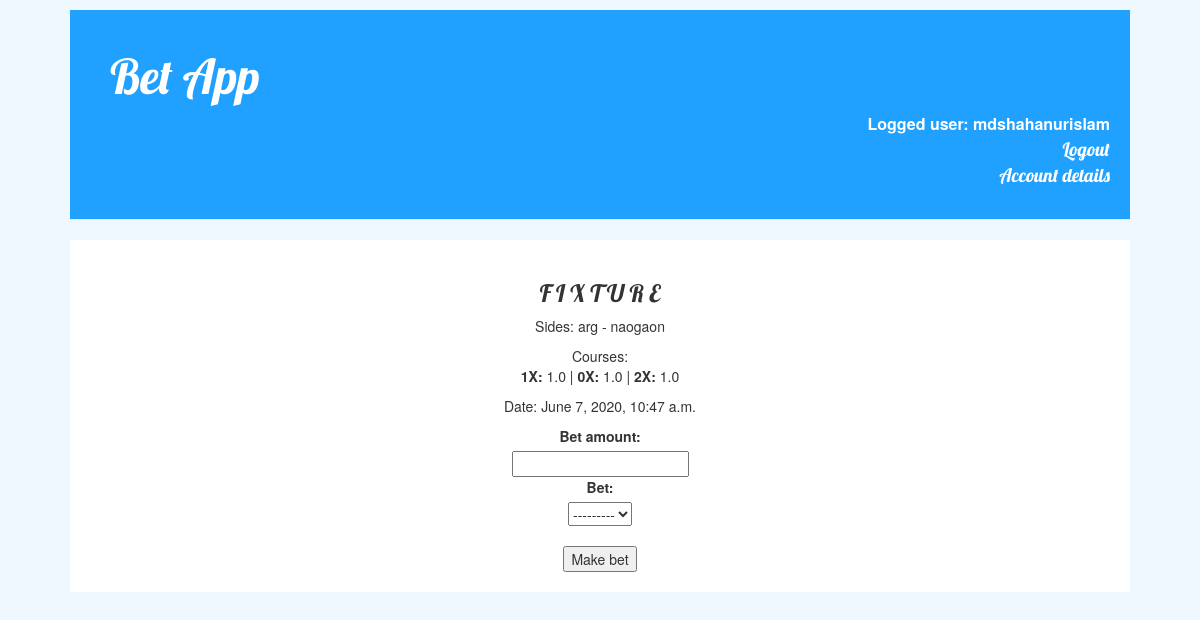
The page /bet_fixture/1 (signed in) on the database its author committed.
### betapp/models.py (models this page shows, shortened)
class Fixture(models.Model):
    home_team = models.ForeignKey(Team, related_name='homeTeam')
    away_team = models.ForeignKey(Team, related_name='awayTeam')
    status = models.IntegerField(choices=STATUS_TAB, default=1)
    matchday = models.IntegerField()
    competition = models.ForeignKey(Competition, related_name='competition')
    date = models.DateTimeField()
    goals_home_team = models.IntegerField(default=None, null=True, blank=True)
    goals_away_team = models.IntegerField(default=None, null=True, blank =True)
    course_team_home_win = models.FloatField(default=1, blank=True)
    course_team_away_win = models.FloatField(default=1, blank=True)
    course_draw = models.FloatField(default=1, blank=True)
    fixture_result = models.IntegerField(default=-1, blank=True)

class Team(models.Model):
    name = models.CharField(max_length=256)
    crest_url = models.CharField(max_length=256, null=True, blank=True)
    squad_market_value = models.CharField(max_length=64, null=True, blank=True)
    code = models.CharField(max_length=12, null=True)
    short_name = models.CharField(max_length=64)
    competition = models.ForeignKey(Competition, null=True)

### betapp/views.py (the view, shortened to what this page needs)
# urls.py: url(r'^bet_fixture/(?P<id>[\d]+)', BetFixtureView.as_view(),
class BetFixtureView(LoginRequiredMixin, View):
    redirect_field_name = "next"
    def get(self, request, id):
        fixture = Fixture.objects.get(id=id)
        if fixture.status == 1:
            form = BetForm
            context = {"fixture": fixture,
                       "form": form
                       }
        return render(request, "bet_form.html", context)

### betapp/login_context_processor.py (called while the page is built)
def login_cp(request):
    if request.user.is_authenticated():
        action = "/logout/"
        label = "Logout"
    else:
        action = "/login/"
        label = "Login"
    context = {
        "action": action,
        "label": label
    }
    return context

### betapp/templates/bet_form.html (shortened to what this page needs)
{% extends 'base.html' %}
{% block content %}
<div class="form">
    <h3>F I X T U R E</h3>
    <p>Sides: {{ fixture.home_team.name }} - {{ fixture.away_team.name }}</p>
    <p>
        Courses:<br>
        <strong>1X:</strong> {{ fixture.course_team_home_win }} |
        <strong>0X:</strong> {{ fixture.course_draw }} |
        <strong>2X:</strong> {{ fixture.course_team_away_win }}
    </p>
    <p>Date: {{ fixture.date }}</p>
    <form action="" method="POST">
        {% for field in form %}
            {{ field.label_tag }}<br>
            {{ field }}<br>
        {% endfor %}
        <br>
        <input type="submit" value="Make bet">
    </form>
</div>
{% endblock %}

### betapp/templates/base.html (shortened to what this page needs)
{% load static %}
<!DOCTYPE html>
<html lang="en">
<head>
    <link rel="stylesheet" href="https://maxcdn.bootstrapcdn.com/bootstrap/3.3.7/css/bootstrap-theme.min.css">
    <link rel="stylesheet" href="https://maxcdn.bootstrapcdn.com/bootstrap/3.3.7/css/bootstrap.min.css">
    <link rel="stylesheet" href="{% static 'betapp/css/betapp.css' %}">
</head>
<header class="page-header">
    <a href="{% url 'competitions' %}"><h1>Bet App</h1></a>
    <p>
        {% if user.username %}
        Logged user: {{ user.username }}<br>
        <a href="{{ action }}">{{ label }}</a><br>
        <a href="{% url 'account-details' %}">Account details</a>
        {% else %}
        <a href="{{ action }}">{{ label }}</a>
        {% endif %}
    </p>
</header>
<body>
<div class="content">
    {% block content %}{% endblock %}
</div>
</body>
</html>

### static/betapp/css/betapp.css (style rules this page uses)
.page-header h1 { color: #ffffff; font-size: 36pt; text-decoration: none; text-align: left; }
.page-header p { text-align: right; color: #ffffff; font-size: 12pt; font-weight: 600; text-decoration: none; }
.page-header a { font-family: 'Lobster', cursive; text-align: right; color: #ffffff; font-size: 14pt; text-decoration: none; }
h1, h2, h3, h4 { font-family: 'Lobster', cursive; }
a { font-family: 'Open Sans', cursive; font-weight: 400; }
body { margin: auto; width: 90%; padding: 10px; background-color: aliceblue; }
.content { margin: auto; width: 100%; padding: 10px; background-color: #ffffff; }
.form { margin: auto; text-align: center; width: 100%; padding: 10px; background-color: #ffffff; }
.page-header { background-color: #21a1ff; margin-top: 0; padding: 20px 20px 20px 40px; }

### rows shown on the page
Fixture: home_team.name "arg", away_team.name "naogaon", course_team_home_win "1.0", course_draw "1.0", course_team_away_win "1.0", date "June 7, 2020, 10:47 a.m."

### other values the page prints
{{ user.username }} "mdshahanurislam"
{{ label }} "Logout"
{{ field.label_tag }} "Bet amount:" "Bet:"
